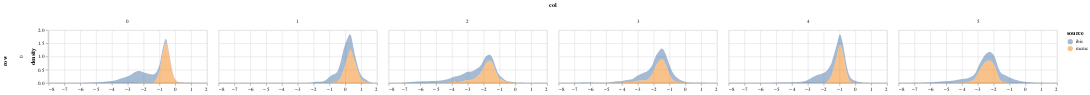

Notebook code cell kept with this figure:
### Code cell
param = 'alpha'
df = get_post_df(ps_mcmc[param]) 
df['source'] = 'mcmc'


df3 = get_post_df(ps_smclvm[param]) 
df3['source'] = 'ibis'

plot_density(pd.concat([df, df3]), height=100)

### Figure 1 — Vega-Lite specification as saved in the notebook (floating-point values rounded to 4 significant figures; data arrays with more than 128 entries replaced by an {"elided": "..."} marker saying what was removed)
{"config": {"view": {"continuousWidth": 400, "continuousHeight": 300}}, "data": {"name": "data-ba86246eefa1a16435fe9d642c51eb8d"}, "mark": {"type": "area", "opacity": 0.5}, "encoding": {"color": {"type": "nominal", "field": "source"}, "column": {"type": "quantitative", "field": "col"}, "row": {"type": "quantitative", "field": "row"}, "x": {"type": "quantitative", "field": "value", "title": null}, "y": {"type": "quantitative", "field": "density"}}, "height": 100, "resolve": {"scale": {"x": "independent"}}, "transform": [{"fold": ["value"]}, {"density": "value", "groupby": ["cn", "row", "col", "source"]}], "width": 300, "$schema": "https://vega.github.io/schema/vega-lite/v4.8.1.json", "datasets": {"data-ba86246eefa1a16435fe9d642c51eb8d": {"elided": "7200 records"}}}
